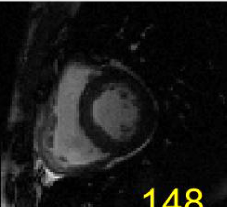
%> input picture DeepLearningRecon/Images/CartesianGT/Cartesian_Heart_t7.PNG, 227 x 207 px
$ octave MRIprocessing.m   (GNU Octave 9; MATLAB toolbox functions it lacks are replaced by stand-ins)
%> lines starting %> are read from the running program, lines starting %| are printed output that depends on the picture
%Practicing with Cardiac MRI images
close All,
clear All,
clear
clc

%STEP1: Loading the MRI image
%Select either the mr-heart image or created test image.

%img = imread('mri_heart_1.jpg');
img = imread('DeepLearningRecon/Images/CartesianGT/Cartesian_Heart_t7.PNG');
%> img is the input picture: size 207x227x3 uint8; mean R, G, B 24.1, 24, 22.3
img = rgb2gray(img);
%> img: size 207x227 uint8
figure(1)
imshow(img)

%resizing to realistic proportions
resized_img = double(imresize(img,[140,156]));
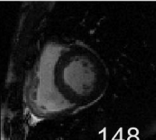
%> resized_img: size 140x156 double; min 0, max 241, mean 23.8
figure()
imagesc(resized_img), colormap gray

%STEP2: Taking Fourier transform of MRI image
img_kspace = fftshift(fft2(resized_img));
figure()
imagesc(real(img_kspace)), colormap gray
real_kspace = real(img_kspace);
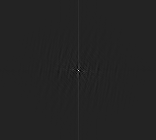
%> real_kspace: size 140x156 double; min -83682.9, max 520860, mean 196; drawn with min black and max white
imag_kspace = imag(img_kspace);
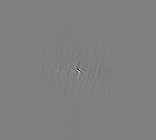
%> imag_kspace: size 140x156 double; min -169896.3, max 169896.3, mean 0; drawn with min black and max white

% [40 lines of commented-out code are left out]
      num_radial_spokes = 8;
      dtheta = 360/(2*num_radial_spokes);
      initialAngle = 35;
      angles = [initialAngle:dtheta:359+initialAngle];

      rows = size(img_kspace,1);
%> rows = 140
      cols = size(img_kspace,2);
%> cols = 156

      x_cent = floor(cols/2) + 1;
%> x_cent = 79
      y_cent = floor(rows/2) + 1;
%> y_cent = 71

      img_kspace_corrupted = img_kspace;
      und_samp_pattern = 0*real(img_kspace);
%> und_samp_pattern: size 140x156 double; every value is 0
      for i = 1:num_radial_spokes

          slope = tan(angles(i)*2*pi/360);
          if abs(slope) <=1
              radial{i} = [1:cols; max(1, round(slope*(x_cent - [1:cols]) + y_cent))];
          elseif abs(slope) > 1
              radial{i} = [max(1, round(x_cent + ((y_cent - [1:rows])/slope))); 1:rows];
          end
      end
%> after the loop, radial = 8 items

      for i = 1:num_radial_spokes
          for j = 1:length(radial{i})
              if radial{i}(2,j) < rows && radial{i}(1,j) <cols
                img_kspace_corrupted(radial{i}(2,j), radial{i}(1,j)) = 0 + 0j;
                und_samp_pattern(radial{i}(2,j), radial{i}(1,j)) = 255;
              end
          end
      end
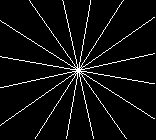
%> und_samp_pattern: size 140x156 double; 5.3% white in thin lines or dots

      figure(), imagesc(real(img_kspace_corrupted)), colormap gray
%> after `colormap gray`:
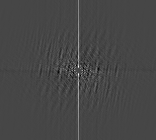
%> displayed picture: size 140x156x3, on the screen's scale of 0 to 255; min 0, max 255, mean 70.3
      und_samp_kspace = img_kspace - img_kspace_corrupted;
      figure(), imagesc(real(und_samp_kspace)), colormap gray

      US_kspace_real = real(und_samp_kspace);
      US_kspace_imag = imag(und_samp_kspace);

    nonzero = sum(sum(und_samp_kspace ~= 0));
%> nonzero = 1157
    factorUS = (nonzero/(size(img_kspace,1)*size(img_kspace,2))) ;
%> factorUS = 0.053
%
%     figure(3)
%     imshow(real(und_samp_kspace))
%     title([num2str(100*factorUS) ' percent undersampling'])

%STEP4: Acquiring the image back [Sparse k-space sampling]
img_recov = ifft2(ifftshift(und_samp_kspace));
figure()
imshow(uint8(img_recov))
%> (this line was passed over: imshow is not available in this run)
title([num2str(100*factorUS) ' percent undersampled'])

%STEP5: Using CS/variational approach for denoising and reconstruction
%Images will be saved in the folder named 'temp'.
%Create a new folder named 'temp' before running the following command.
%Open the function file for more details
%CSreconstruction(und_samp_kspace);

% %STEP6: Taking wavelet transform of input MRI image

% For 1 level decomposition
% [cA, cH, cV, cD] = dwt2(img_recov,'db1');
% figure(7), imshow(cA)
% figure(8), imshow(cH)
% figure(9), imshow(cV)
% figure(10), imshow(cD)

% % For N level decomposition
% N = 2;
% [C,S]= wavedec2(img,N,'db1');
%
% % In the above [C] =  vector with all the coefficients of transform
% % and [S] = contain structure of each transformed image
%
% % Restructuring the coeff matrix [C]
% i = 1;
% j = prod(S(1,:));
% cA2 = reshape(C(i:j),S(1,:));
%
% i = j+1;
% j = i + prod(S(2,:)) - 1;
% cH2 = reshape(C(i:j),S(2,:));
%
% i = j+1;
% j = i + prod(S(2,:)) - 1;
% cV2 = reshape(C(i:j),S(2,:));
%
% i = j+1;
% j = i + prod(S(2,:)) - 1;
% cD2 = reshape(C(i:j),S(2,:));
%
% i = j+1;
% j = i + prod(S(3,:)) - 1;
% cH1 = reshape(C(i:j),S(3,:));
%
% i = j+1;
% j = i + prod(S(3,:)) - 1;
% cV1 = reshape(C(i:j),S(3,:));
%
% i = j+1;
% j = i + prod(S(3,:)) - 1;
% cD1 = reshape(C(i:j),S(3,:));
% % %     %See how the wavelet domain representation is different than fourier
% % %     %domain represetation. MRI data is considerably sparse in wavelet domain.
% % %
%
% % Displaying these images
% figure(11), imshow([[cA2,cH2(:,1:end-1); cV2(1:end-1,:),cD2(1:end-1,1:end-1)],cH1;cV1,cD1],'Colormap',pink)
%
% % %Thresholding the transform domain
% % t1= im2bw(uint8(real(cD)),0.3);
% % t2= im2bw(uint8(imag(cD)),0.3);
% % t = t1 + t2.*1i;
% %
% % % %STEP7: Take inverse wavelet transform to recover the original image
% % img_wav_recon = uint8(idwt2(cA, cH, cV, t, 'db1'));
% % figure(11), imshow(img_wav_recon)

$ run again, with DeepLearningRecon/Images/CartesianGT/Cartesian_Heart_t0.PNG copied over DeepLearningRecon/Images/CartesianGT/Cartesian_Heart_t7.PNG
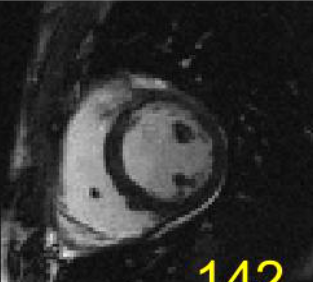
%> input picture DeepLearningRecon/Images/CartesianGT/Cartesian_Heart_t0.PNG, 313 x 282 px
%> img is the input picture: size 282x313x3 uint8; mean R, G, B 47.6, 47.5, 46.1
%> img: size 282x313 uint8
%> `resized_img = double(imresize(img,[140,156]));`:
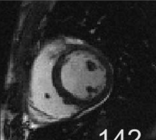
%> resized_img: size 140x156 double; min 7, max 243, mean 47.3
%> `colormap gray`:
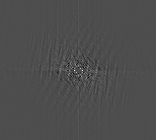
%> displayed picture: size 140x156x3, on the screen's scale of 0 to 255; min 0, max 255, mean 77.5
%> nonzero = 1157
%> factorUS = 0.053

$ run again, with DeepLearningRecon/Images/CartesianGT/Cartesian_Heart_t1.PNG copied over DeepLearningRecon/Images/CartesianGT/Cartesian_Heart_t7.PNG
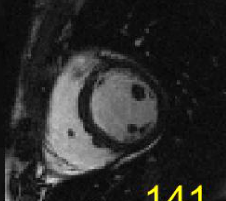
%> input picture DeepLearningRecon/Images/CartesianGT/Cartesian_Heart_t1.PNG, 226 x 201 px
%> img is the input picture: size 201x226x3 uint8; mean R, G, B 43, 42.9, 41.7
%> img: size 201x226 uint8
%> `resized_img = double(imresize(img,[140,156]));`:
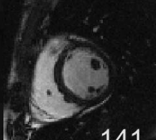
%> resized_img: size 140x156 double; min 0, max 238, mean 42.8
%> `colormap gray`:
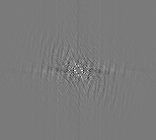
%> displayed picture: size 140x156x3, on the screen's scale of 0 to 255; min 0, max 255, mean 122.2
%> nonzero = 1157
%> factorUS = 0.053
